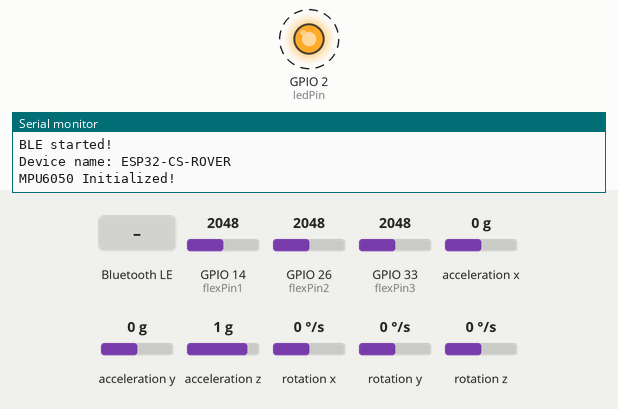
Simulated run of this sketch. Board: ESP32. Shown: output pins drawn as LEDs (lit = HIGH), the last lines printed to the serial monitor. Wiring (inferred from the names in the program): MPU-9250 motion sensor at I2C address 0x68. Dashed ring = blinking. The test bench sets the inputs (shaded band); at power-on: GPIO 14 (flexPin1) = 2048, GPIO 26 (flexPin2) = 2048, GPIO 33 (flexPin3) = 2048, acceleration x 0 g, acceleration y 0 g, acceleration z 1 g, rotation x 0 °/s, rotation y 0 °/s, rotation z 0 °/s. Nothing arrives over Bluetooth unless stated; a phone connects over Bluetooth LE 3 s after start.

Above: at 1.2 s.
1.3 s: Bluetooth LE write "1" received
At 2.9 s:
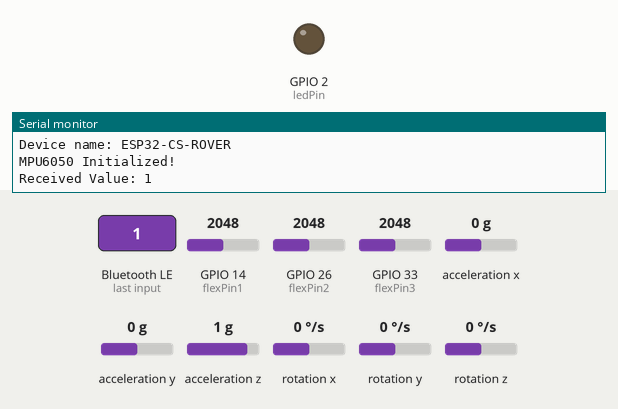
At 6.4 s:
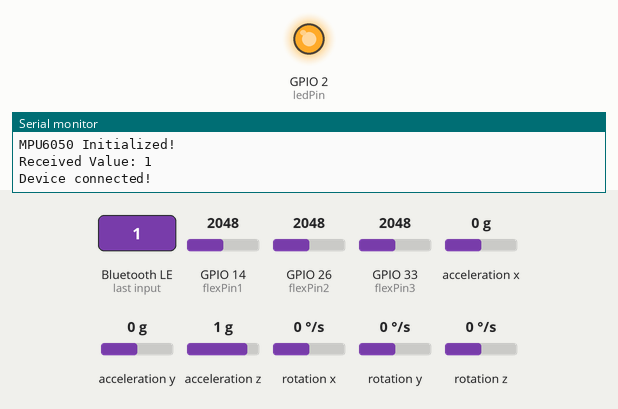
Timing chart, 0 to 10.3 s (numbered marks = the images above; inputs shaded):
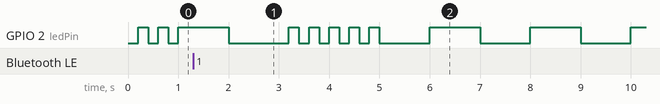

The sketch:

main.ino
```cpp
#include "BLE.h"
#include "MPU.h"
#include "FLEX.h"
#include "PAYLOAD.h"
#include "LED.h"

BLEManager ble;
MPU6050 mpu;
FLEXManager flex;
Payload payload;

void setup() {
  Serial.begin(115200);

  ble.setDeviceName("ESP32-CS-ROVER");
  ble.begin();
  mpu.begin();
  LED::begin();
  LED::blink(1000); // Sets background blink
  LED::blinkFor(200, 1000); // Interrupts it for 1s
}

void loop() {
  // Read sensor data
  payload.mpuData = mpu.read();
  payload.flexData = flex.read();
  ble.update(payload);
}
```

BLE.cpp
```cpp
#include "BLE.h"

#include <BLEDevice.h>
#include <BLEUtils.h>
#include <BLEServer.h>
#include <BLE2902.h>
#include "LED.h"

#define SERVICE_UUID "4fafc201-1fb5-459e-8fcc-c5c9c331914b"
#define CHARACTERISTIC_UUID "beb5483e-36e1-4688-b7f5-ea07361b26a8"

String BLEManager::deviceName = "ESP32-CS-ROVER-TEST";

class MyCallbacks : public BLECharacteristicCallbacks {
  void onWrite(BLECharacteristic *pCharacteristic) {
    String rxValue = pCharacteristic->getValue();
    if (rxValue.length() > 0) {
      Serial.print("Received Value: ");
      Serial.println(rxValue.c_str());
    }
  }
};

class MyServerCallbacks : public BLEServerCallbacks {
  void onConnect(BLEServer *pServer) {
    Serial.println("Device connected!");
    // Blink LED every 200ms for 2000ms (2 seconds)
    LED::blinkFor(200, 2000);
  }

  void onDisconnect(BLEServer *pServer) {
    Serial.println("Device disconnected!");
    // Blink LED every 500ms for 3000ms (3 seconds)
    LED::blinkFor(500, 3000);
    // Restart advertising so other devices can connect after a disconnect
    BLEDevice::startAdvertising();
  }
};

BLECharacteristic *characteristic;

void BLEManager::begin() {

  BLEDevice::init(deviceName.c_str());

  BLEServer *server = BLEDevice::createServer();
  server->setCallbacks(new MyServerCallbacks());

  BLEService *service = server->createService(SERVICE_UUID);

  characteristic = service->createCharacteristic(
    CHARACTERISTIC_UUID,
    BLECharacteristic::PROPERTY_READ | BLECharacteristic::PROPERTY_WRITE | BLECharacteristic::PROPERTY_NOTIFY);

  characteristic->setCallbacks(new MyCallbacks());
  characteristic->addDescriptor(new BLE2902());

  characteristic->setValue("Hello from ESP32!");

  service->start();

  BLEAdvertising *advertising = BLEDevice::getAdvertising();
  advertising->addServiceUUID(SERVICE_UUID);
  advertising->setScanResponse(true);
  advertising->start();

  Serial.println("BLE started!");
  Serial.println("Device name: " + deviceName);
}

void BLEManager::update(String value) {
  characteristic->setValue(value.c_str());
  characteristic->notify();
}

void BLEManager::update(uint8_t* data, size_t length) {
  characteristic->setValue(data, length);
  characteristic->notify();
}
```

BLE.h
```cpp
#ifndef BLE_H
#define BLE_H

#include <Arduino.h>

class BLEManager {
public:
  static String deviceName;
  void begin();
  void update(String value);
  void update(uint8_t* data, size_t length);
  void setDeviceName(const String& name) {
    deviceName = name;
  }

  // Template to send any standard data type or struct automatically
  template <typename T>
  void update(const T& data) {
    update((uint8_t*)&data, sizeof(T));
  }
};

#endif
```

FLEX.cpp
```cpp
#include "PIN.h"
#include "FLEX.h"

#include <Arduino.h>

FLEXData FLEXManager::read() {
  FLEXData data;
  data.flex1 = analogRead(::PIN::flexPin1);
  data.flex2 = analogRead(::PIN::flexPin2);
  data.flex3 = analogRead(::PIN::flexPin3);
  return data;
}

void FLEXManager::printData(const FLEXData& data) {
  Serial.print("Flex 1: ");
  Serial.println(data.flex1);
  Serial.print("Flex 2: ");
  Serial.println(data.flex2);
  Serial.print("Flex 3: ");
  Serial.println(data.flex3);

  Serial.println("-----------------------");
}
```

FLEX.h
```cpp
#ifndef FLEX_H
#define FLEX_H

#include <stdint.h>

struct FLEXData {
  uint16_t flex1;
  uint16_t flex2;
  uint16_t flex3;
};

class FLEXManager {
public:
  FLEXData read();
  static void printData(const FLEXData& data);
};

#endif
```

LED.cpp
```cpp
#include "LED.h"

Ticker LED::blinker;
Ticker LED::durationTimer;
bool LED::state = false;

uint32_t LED::currentInterval = 0;
uint32_t LED::currentDuration = 0;
uint32_t LED::currentStartTime = 0;
LedState LED::stateStack[10];
int LED::stackPointer = 0;

void LED::pushState() {
  if (currentInterval == 0) return; // Nothing to push
  if (stackPointer >= 10) return; // Stack full

  if (currentDuration <= 0) {
    // If no duration is set or negative value is provided, we can't calculate remaining time
    stateStack[stackPointer++] = {currentInterval, 0};
    return;
  }

  uint32_t elapsed = millis() - currentStartTime;
  uint32_t remaining = 0;

  if (elapsed >= currentDuration) {
    return; // already expired
  }
  remaining = currentDuration - elapsed;

  stateStack[stackPointer++] = {currentInterval, remaining};
}

void LED::popState() {
  currentInterval = 0;
  currentDuration = 0;
  currentStartTime = 0;

  if (stackPointer > 0) {
    LedState s = stateStack[--stackPointer];
    if (s.duration_ms > 0) {
      blinkFor(s.interval_ms, s.duration_ms);
    } else {
      blink(s.interval_ms);
    }
  } else {
    off();
  }
}

void LED::clearStack() {
  stackPointer = 0;
}

void LED::onDurationEnd() {
  popState();
}

void LED::begin() {
  pinMode(::PIN::ledPin, OUTPUT);
  off();
}

void LED::on() {
  // used to turn on the LED and reset the blink state
  clearStack();
  stopBlink();
  state = true;
  digitalWrite(::PIN::ledPin, HIGH);
}

void LED::off() {
  // used to turn off the LED and reset the blink state
  clearStack();
  stopBlink();
  currentInterval = 0;
  currentDuration = 0;
  state = false;
  digitalWrite(::PIN::ledPin, LOW);
}

void LED::setState(bool newState) {
  if (newState) on();
  else off();
}

void LED::blink(uint32_t interval_ms) {
  pushState();
  stopBlink();
  currentInterval = interval_ms;
  currentDuration = 0; // Infinite
  currentStartTime = millis();
  blinker.attach_ms(interval_ms, toggle);
}

void LED::blinkFor(uint32_t interval_ms, uint32_t duration_ms) {
  pushState();
  stopBlink();
  currentInterval = interval_ms;
  currentDuration = duration_ms;
  currentStartTime = millis();
  blinker.attach_ms(interval_ms, toggle);
  durationTimer.once_ms(duration_ms, onDurationEnd);
}

void LED::stopBlink() {
  blinker.detach();
  durationTimer.detach();
}

void LED::toggle() {
  state = !state;
  digitalWrite(::PIN::ledPin, state ? HIGH : LOW);
}
```

LED.h
```cpp
#ifndef LED_H
#define LED_H

#include "PIN.h"

#include <Arduino.h>
#include <Ticker.h>

struct LedState {
  uint32_t interval_ms;
  uint32_t duration_ms; // 0 means infinite
};

class LED {
public:
  static void begin();
  static void on();
  static void off();
  static void setState(bool state);
  static void blink(uint32_t interval_ms);
  static void blinkFor(uint32_t interval_ms, uint32_t duration_ms);
  static void stopBlink();
  static void toggle();
private:
  static Ticker blinker;
  static Ticker durationTimer;
  static bool state;

  static void pushState();
  static void popState();
  static void clearStack();
  static void onDurationEnd();

  static uint32_t currentInterval;
  static uint32_t currentDuration;
  static uint32_t currentStartTime;

  static LedState stateStack[10];
  static int stackPointer;
};

#endif
```

MPU.cpp
```cpp
#include "MPU.h"
#include "PIN.h"

#include <Wire.h>
#include <Arduino.h>

const int MPU_ADDR = 0x68;

void MPU6050::begin() {
  // Initialize I2C pins (SDA=21, SCL=22)
  Wire.begin(::PIN::SDAPin, ::PIN::SCLPin);

  // Wake up the MPU-6500 / MPU-6050
  // By default, it starts in sleep mode.
  // We write 0x00 to the Power Management 1 register (0x6B) to wake it up.
  Wire.beginTransmission(MPU_ADDR);
  Wire.write(0x6B);  // PWR_MGMT_1 register
  Wire.write(0x00);  // 0 wakes up the sensor
  Wire.endTransmission(true);

  MPU6050::InitializedMessage();
}

void MPU6050::InitializedMessage() {
  Serial.println("MPU6050 Initialized!");
}

MPUData MPU6050::read() {
  MPUData data;

  Wire.beginTransmission(MPU_ADDR);
  Wire.write(0x3B);             // Starting register for accelerometer data (ACCEL_XOUT_H)
  Wire.endTransmission(false);  // Restart condition

  // Request 14 consecutive bytes:
  // 6 bytes Accel + 2 bytes Temp + 6 bytes Gyro
  Wire.requestFrom(MPU_ADDR, 14, true);

  // Combine the High and Low bytes for each axis
  // Read accelerometer data
  data.accX = (Wire.read() << 8 | Wire.read());
  data.accY = (Wire.read() << 8 | Wire.read());
  data.accZ = (Wire.read() << 8 | Wire.read());

  // Read temperature data
  data.tempRaw = (Wire.read() << 8 | Wire.read());

  // Read gyroscope data
  data.gyroX = (Wire.read() << 8 | Wire.read());
  data.gyroY = (Wire.read() << 8 | Wire.read());
  data.gyroZ = (Wire.read() << 8 | Wire.read());

  return data;
}

void MPU6050::printData(const MPUData& data) {
  Serial.print("Accel X: ");
  Serial.print(data.accX);
  Serial.print(", Accel Y: ");
  Serial.print(data.accY);
  Serial.print(", Accel Z: ");
  Serial.println(data.accZ);

  Serial.print("Temp Raw: ");
  Serial.println(data.tempRaw);

  Serial.print("Gyro X: ");
  Serial.print(data.gyroX);
  Serial.print(", Gyro Y: ");
  Serial.print(data.gyroY);
  Serial.print(", Gyro Z: ");
  Serial.println(data.gyroZ);

  Serial.println("-----------------------");
}
```

MPU.h
```cpp
#ifndef MPU_H
#define MPU_H

#include <stdint.h>

struct MPUData {
  int16_t accX;
  int16_t accY;
  int16_t accZ;

  int16_t tempRaw;

  int16_t gyroX;
  int16_t gyroY;
  int16_t gyroZ;
};

class MPU6050 {
public:
  void begin();
  MPUData read();
  void InitializedMessage();
  static void printData(const MPUData& data);
};

#endif
```

PAYLOAD.h
```cpp
#ifndef PAYLOAD_H
#define PAYLOAD_H

#include "MPU.h"
#include "FLEX.h"

struct Payload {
  MPUData mpuData;
  FLEXData flexData;

  void printData() const {
    MPU6050::printData(mpuData);
    FLEXManager::printData(flexData);
  }
};
#endif
```

PIN.h
```cpp
#ifndef MY_PROJECT_PIN_H
#define MY_PROJECT_PIN_H

struct PIN {
  static const int flexPin1 = 14;
  static const int flexPin2 = 26;
  static const int flexPin3 = 33;
  static const int SDAPin = 21;
  static const int SCLPin = 22;
  static const int ledPin = 2; // Built-in LED pin on ESP32
};

#endif
```
